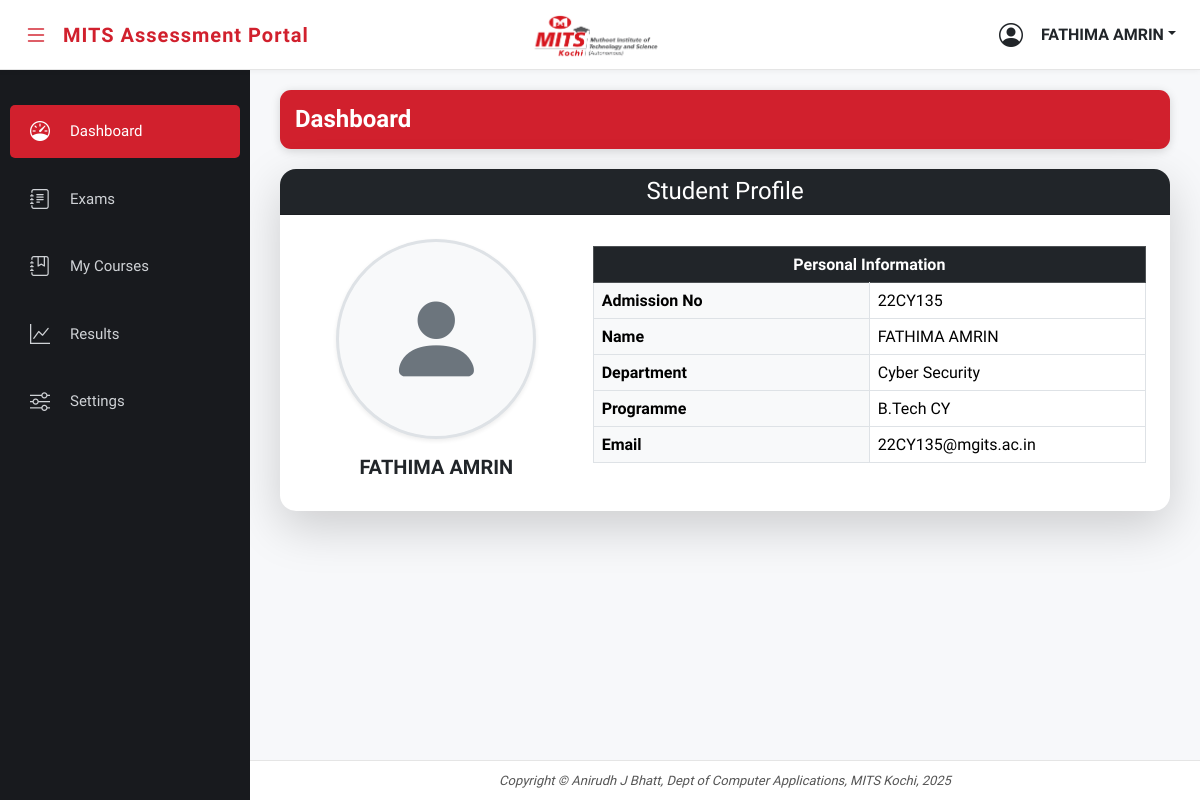
Screenshot of /Student/dashboard.php (signed in) with the database file from the repository.
### tables this page shows
CREATE TABLE `student` (
  `Stud_ID` varchar(50) NOT NULL,
  `Stud_Name` varchar(50) NOT NULL,
  `Stud_Email` varchar(50) NOT NULL,
  `Stud_Dept` varchar(25) NOT NULL,
  `Stud_Prog` varchar(50) NOT NULL,
  `Stud_Branch` varchar(25) NOT NULL,
  `Stud_Sem` int(10) NOT NULL DEFAULT 1,
  `Stud_Year` varchar(10) NOT NULL,
  `Curr_AY` varchar(20) DEFAULT NULL
);

CREATE TABLE `department` (
  `Dept_ID` varchar(25) NOT NULL,
  `Dept_Name` varchar(100) DEFAULT NULL,
  `Dept_Code` varchar(25) DEFAULT NULL
);

CREATE TABLE `programmes` (
  `Prog_ID` int(11) NOT NULL,
  `Dept_ID` varchar(10) NOT NULL,
  `Prog_Name` varchar(25) NOT NULL
);

### Student/dashboard.php (the view, shortened to what this page needs)
<?php
	require_once "../Connection/connection.php";
    $Stud_ID = $_SESSION['LoginStudent'];
    $query = "SELECT * FROM student s, department d, programmes p WHERE s.Stud_ID = '$Stud_ID' AND s.Stud_Dept = d.Dept_ID AND s.Stud_Branch = p.Prog_ID";
    $run = mysqli_query($con, $query);
    $row = mysqli_fetch_array($run);
?>
<html lang="en">
<head>
</head>
<body>
    <?php include '../Common/header.php'; ?>
    <?php include '../Common/student-sidebar.php'; ?>
    <main>
        <div class="dashboard-header">
            <h4 class="mb-0 fw-bold">Dashboard</h4>
        </div>
        <div class="card shadow-lg border-0 rounded-4">
            <div class="card-header bg-dark text-white text-center rounded-top-4">
                <h4 class="mb-0">Student Profile</h4>
            </div>
            <div class="card-body p-4">
                <div class="row g-4 align-items-center">
                    <div class="col-md-4 text-center">
                        <div class="rounded-circle bg-light border border-3 shadow-sm d-flex align-items-center justify-content-center" style="height:200px; width:200px; margin:auto;">
                            <i class="bi bi-person-fill text-secondary" style="font-size:100px;"></i>
                        </div>
                        <h5 class="mt-3 fw-bold">
                            <?php echo $row['Stud_Name']; ?>
                        </h5>
                    </div>
                    <div class="col-md-8">
                        <div class="table-responsive">
                            <table class="table table-bordered align-middle ">
                                <thead class="table-dark text-center">
                                    <tr>
                                        <th colspan="2">Personal Information</th>
                                    </tr>
                                </thead>
                                <tbody>
                                    <tr>
                                        <th class="bg-light w-50">Admission No</th>
                                        <td><?php echo $row['Stud_ID']; ?></td>
                                    </tr>
                                    <tr>
                                        <th class="bg-light">Name</th>
                                        <td><?php echo $row['Stud_Name']; ?></td>
                                    </tr>
                                    <tr>
                                        <th class="bg-light">Department</th>
                                        <td><?php echo $row['Dept_Name']; ?></td>
                                    </tr>
                                    <tr>
                                        <th class="bg-light">Programme</th>
                                        <td><?php echo $row['Stud_Prog'] . '  ' . $row['Prog_Name']; ?></td>
                                    </tr>
                                    <tr>
                                        <th class="bg-light">Email</th>
                                        <td><?php echo $row['Stud_Email']; ?></td>
                                    </tr>
                                </tbody>
                            </table>
                        </div>
                    </div>
                </div>
            </div>
        </div>
    </main>
    <?php include '../Common/footer.php'; ?>
</body>
</html>

### Common/header.php (shortened to what this page needs)
<?php
    if (isset($_SESSION["LoginAdmin"])) {
        $userid = $_SESSION["LoginAdmin"];
        $username = "Admin";
        $profileurl = "../Admin/profile.php";
        $settingsurl = "../Admin/settings.php";
    } elseif (isset($_SESSION["LoginStudent"])) {
        $Stud_ID=$_SESSION['LoginStudent'];
	    $query = "SELECT * FROM `student` WHERE `Stud_ID` = '$Stud_ID' ";
        $run = mysqli_query($con, $query);
        $res = mysqli_fetch_array($run);
        $username = $res['Stud_Name'];
    }
?>
<html lang="en">
<head>
    <link href="https://cdn.jsdelivr.net/npm/bootstrap@5.3.3/dist/css/bootstrap.min.css" rel="stylesheet">
    <link rel="stylesheet" href="https://cdn.jsdelivr.net/npm/bootstrap-icons@1.13.1/font/bootstrap-icons.min.css">
    <link rel="stylesheet" href="../Css/style.css">
</head>
<body>
    <nav class="navbar navbar-expand-lg fixed-top px-4">
        <div class="d-flex align-items-center">
            <i class="bi bi-list menu-toggle" id="menuToggle"></i>
            <a class="navbar-brand fw-bold fs-5 text-white me-3" href="#" style="letter-spacing: 1px;">MITS Assessment Portal</a>
        </div>
        <a class="navbar-brand position-absolute top-50 start-50 translate-middle" href="#">
            <img src="../Images/MITS Logo.png" alt="MITS Logo" height="50" class="me-2">
        </a>
        <div class="ms-auto nav-profile dropdown">
            <i class="bi bi-person-circle fs-4 me-2"></i>
            <span class="fw-bold text-dark dropdown-toggle" data-bs-toggle="dropdown"><?php echo $username; ?></span>
        </div>
    </nav>
</body>
</html>

### Css/style.css (style rules this page uses)
* { font-family: "Solway", serif; }
body { background-color: #f7f8fa; margin: 0; overflow-x: hidden; }
.navbar { background-color: #ffffff; border-bottom: 1px solid #e5e5e5; height: 70px; box-shadow: 0 1px 6px rgba(0, 0, 0, 0.05); z-index: 1001; }
.navbar-brand { display: flex; align-items: center; gap: 10px; color: #d1202d !important; font-weight: 700; font-size: 22px; letter-spacing: 1px; }
.navbar-brand img { transition: transform 0.3s ease; }
.menu-toggle { font-size: 24px; cursor: pointer; color: #d1202d; margin-right: 15px; transition: all 0.3s ease; }
.nav-profile { display: flex; align-items: center; gap: 10px; cursor: pointer; }
main { margin-left: 250px; padding: 90px 30px 40px 30px; transition: margin-left 0.3s ease; }
.dashboard-header { background: #d1202d; color: #fff; border-radius: 11px; padding: 15px; margin-bottom: 20px; box-shadow: 0 2px 10px rgba(0, 0, 0, 0.15); }
.card { border: none; border-radius: 14px; box-shadow: 0 4px 10px rgba(0, 0, 0, 0.08); transition: all 0.3s ease; }
.card i { font-size: 35px; color: #d1202d; }
table td, table th { vertical-align: middle !important; }

### rows the page displays
student: Stud_Name "FATHIMA AMRIN", Stud_ID "22CY135", department.Dept_Name "Cyber Security", Stud_Prog "B.Tech", programmes.Prog_Name "CY", Stud_Email "22CY135@mgits.ac.in"
